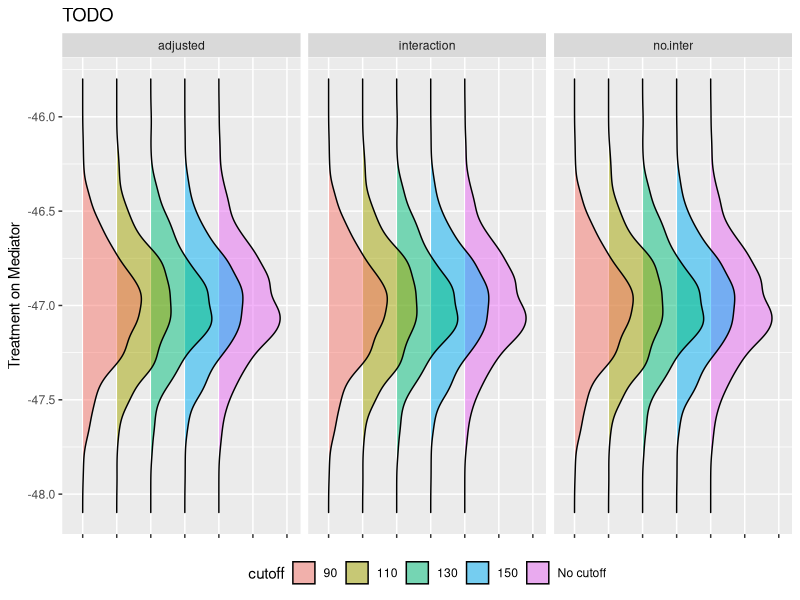
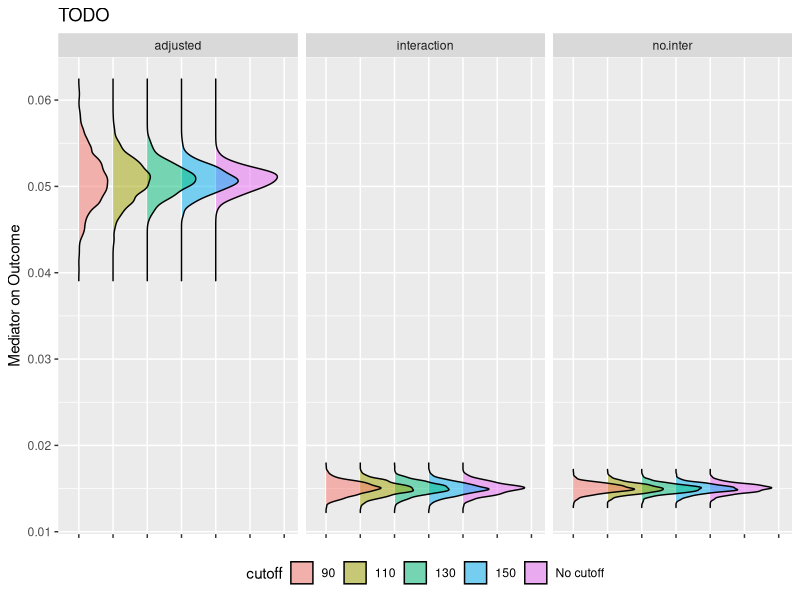
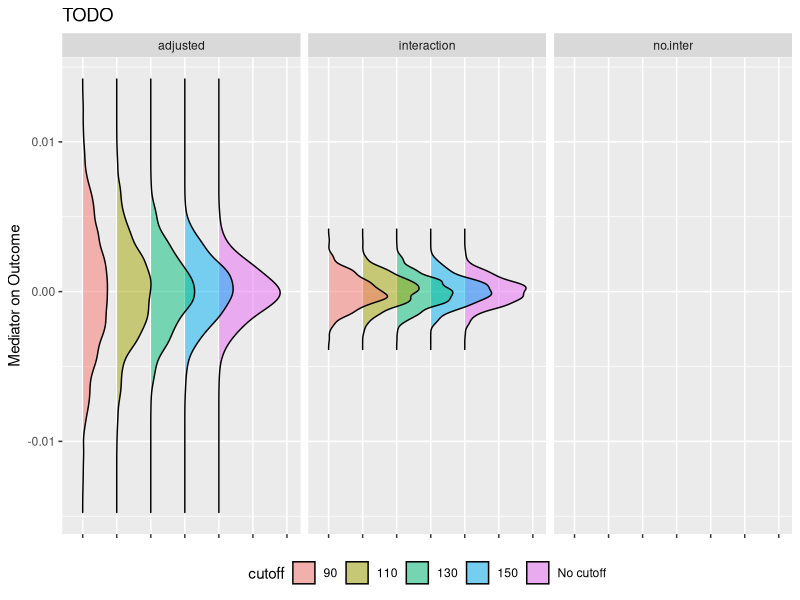
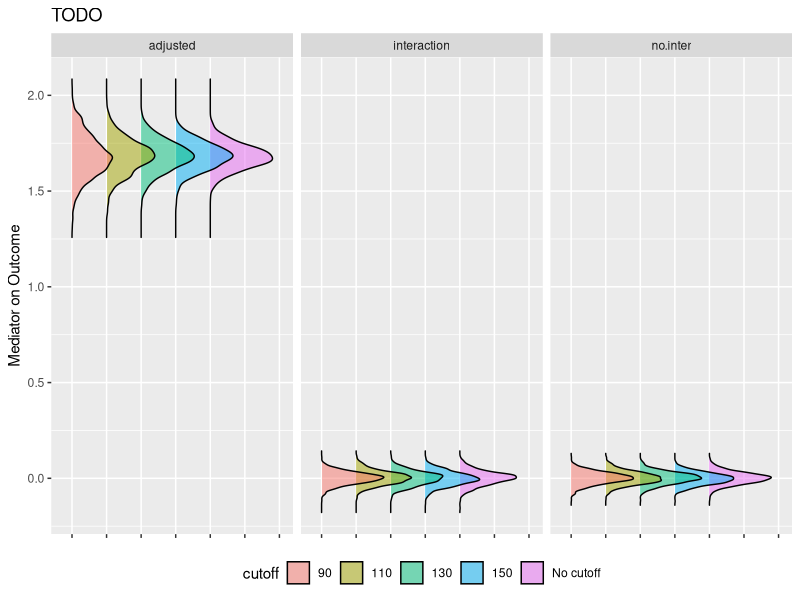
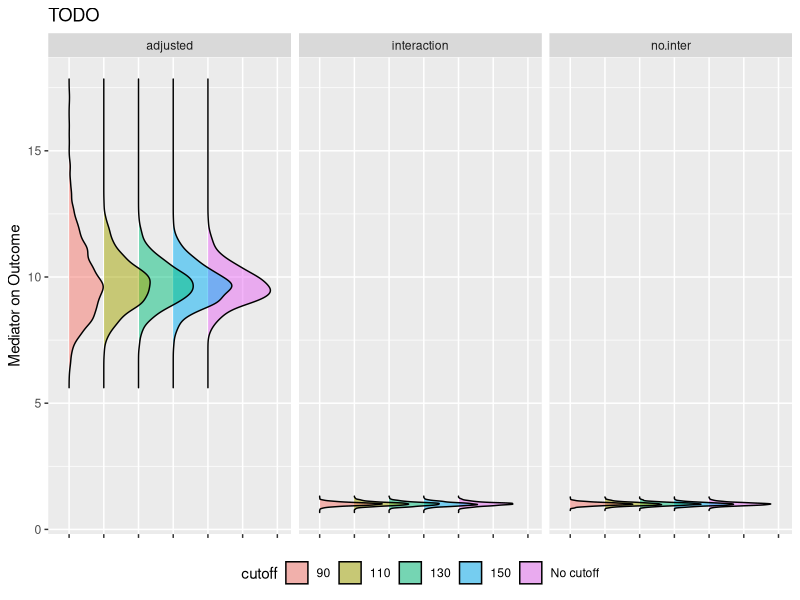
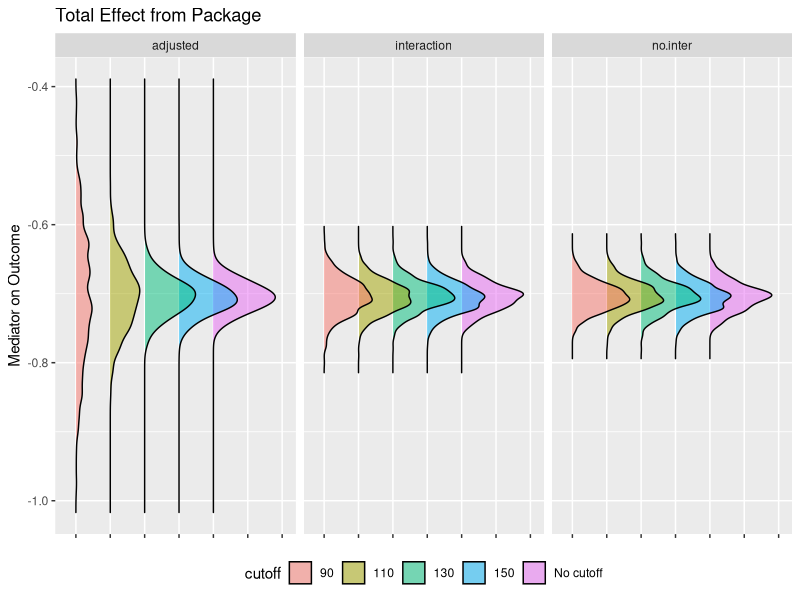
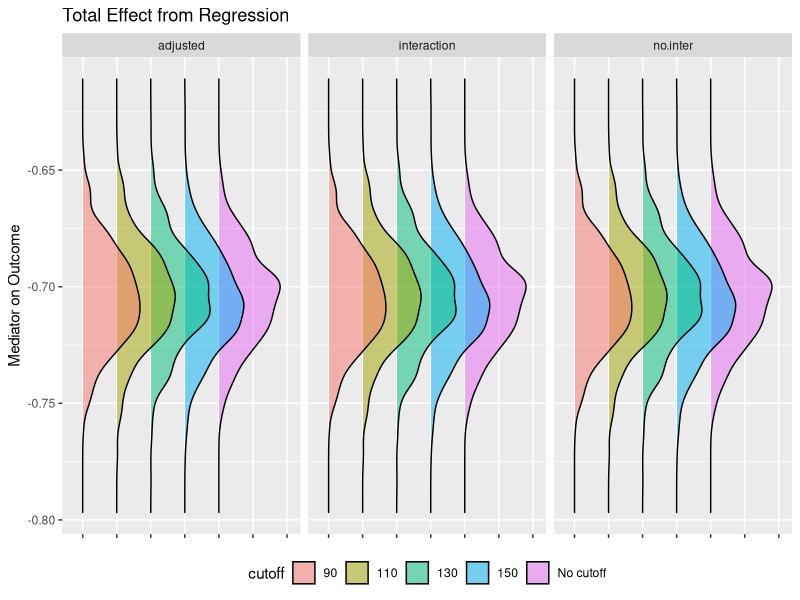

R code for these plots, in order:
## ---- chunk 1
library(ggplot2)
library(dplyr)
library(data.table)
library(survival)
library(DiagrammeR)
library(ggridges)
library(tidyr)
## ---- chunk 2
rd.11<-fread("v2-1.csv")
#rd.10<-fread("rd10.csv")
#e1 biased
#e2 gound truth
#e3 adjusted
# rd.10$cutoff<-as.factor(rd.10$cutoff)
# levels(rd.10$cutoff)[5]<-"No cutoff"
# rd.10$cutoff.n<-as.numeric(rd.10$cutoff)

rd.11$cutoff<-as.factor(rd.11$cutoff)
levels(rd.11$cutoff)[5]<-"No cutoff"
rd.11$cutoff.n<-as.numeric(rd.11$cutoff)
## ---- chunk 3
data<-rd.11%>%
  transmute(cutoff,interaction = e1.beta1,no.inter = e2.beta1, adjusted = e3.beta1)%>%
  gather("method","beta1",-cutoff)

data$cutoff<-as.factor(data$cutoff)
levels(data$cutoff)[5]<-"No cutoff"
data$cutoff.n<-as.numeric(data$cutoff)

ggplot(data = data, aes(x = beta1, y = cutoff.n, fill = cutoff)) +
   geom_density_ridges(alpha = 0.5)+
  facet_wrap(~method)+
  scale_y_discrete(limit = c(1:10),labels = data$cutoff)+
  coord_flip()+
  theme(legend.position = "bottom",axis.text.x = element_blank(),
        axis.title.x=element_blank())+
  xlab("Treatment on Mediator")+
  ggtitle("TODO")
## ---- chunk 4
#theta2
data<-rd.11%>%
  transmute(cutoff,interaction = e1.theta2,no.inter = e2.theta2, adjusted = e3.theta2)%>%
  gather("method","theta2",-cutoff)

data$cutoff<-as.factor(data$cutoff)
levels(data$cutoff)[5]<-"No cutoff"
data$cutoff.n<-as.numeric(data$cutoff)

ggplot(data = data, aes(x = theta2, y = cutoff.n, fill = cutoff)) +
   geom_density_ridges(alpha = 0.5)+
  facet_wrap(~method)+
  scale_y_discrete(limit = c(1:10),labels = data$cutoff)+
  coord_flip()+
  theme(legend.position = "bottom",axis.text.x = element_blank(),
        axis.title.x=element_blank())+
  xlab("Mediator on Outcome")+
  ggtitle("TODO")
## ---- chunk 5
### theta3
data<-rd.11%>%
  transmute(cutoff,interaction = e1.theta3,no.inter = e2.theta3, adjusted = e3.theta3)%>%
  gather("method","theta3",-cutoff)

data$cutoff<-as.factor(data$cutoff)
levels(data$cutoff)[5]<-"No cutoff"
data$cutoff.n<-as.numeric(data$cutoff)

ggplot(data = data, aes(x = theta3, y = cutoff.n, fill = cutoff)) +
   geom_density_ridges(alpha = 0.5)+
  facet_wrap(~method)+
  scale_y_discrete(limit = c(1:10),labels = data$cutoff)+
  coord_flip()+
  theme(legend.position = "bottom",axis.text.x = element_blank(),
        axis.title.x=element_blank())+
  xlab("Mediator on Outcome")+
  ggtitle("TODO")
## ---- chunk 6

data<-rd.11%>%
  transmute(cutoff,interaction = e1.theta1,no.inter = e2.theta1, adjusted = e3.theta1)%>%
  gather("method","theta1",-cutoff)

data$cutoff<-as.factor(data$cutoff)
levels(data$cutoff)[5]<-"No cutoff"
data$cutoff.n<-as.numeric(data$cutoff)

ggplot(data = data, aes(x = theta1, y = cutoff.n, fill = cutoff)) +
   geom_density_ridges(alpha = 0.5)+
  facet_wrap(~method)+
  scale_y_discrete(limit = c(1:10),labels = data$cutoff)+
  coord_flip()+
  theme(legend.position = "bottom",axis.text.x = element_blank(),
        axis.title.x=element_blank())+
  xlab("Mediator on Outcome")+
  ggtitle("TODO")
## ---- chunk 7
data<-rd.11%>%
  transmute(cutoff,interaction = e1.pm,no.inter = e2.pm, adjusted = e3.pm)%>%
  gather("method","Prop.Mediated",-cutoff)

data$cutoff<-as.factor(data$cutoff)
levels(data$cutoff)[5]<-"No cutoff"
data$cutoff.n<-as.numeric(data$cutoff)

ggplot(data = data, aes(x = Prop.Mediated, y = cutoff.n, fill = cutoff)) +
   geom_density_ridges(alpha = 0.5)+
  facet_wrap(~method)+
  scale_y_discrete(limit = c(1:10),labels = data$cutoff)+
  coord_flip()+
  theme(legend.position = "bottom",axis.text.x = element_blank(),
        axis.title.x=element_blank())+
  xlab("Mediator on Outcome")+
  ggtitle("TODO")
## ---- chunk 8
data<-rd.11%>%
  transmute(cutoff,interaction = e1.te,no.inter = e2.te, adjusted = e3.te)%>%
  gather("method","Prop.Mediated",-cutoff)

data$cutoff<-as.factor(data$cutoff)
levels(data$cutoff)[5]<-"No cutoff"
data$cutoff.n<-as.numeric(data$cutoff)

ggplot(data = data, aes(x = Prop.Mediated, y = cutoff.n, fill = cutoff)) +
   geom_density_ridges(alpha = 0.5)+
  facet_wrap(~method)+
  scale_y_discrete(limit = c(1:10),labels = data$cutoff)+
  coord_flip()+
  theme(legend.position = "bottom",axis.text.x = element_blank(),
        axis.title.x=element_blank())+
  xlab("Mediator on Outcome")+
  ggtitle("Total Effect from Package")
## ---- chunk 9
data<-rd.11%>%
  transmute(cutoff,interaction = e1.te2,no.inter = e2.te2, adjusted = e3.te2)%>%
  gather("method","Prop.Mediated",-cutoff)

data$cutoff<-as.factor(data$cutoff)
levels(data$cutoff)[5]<-"No cutoff"
data$cutoff.n<-as.numeric(data$cutoff)

ggplot(data = data, aes(x = Prop.Mediated, y = cutoff.n, fill = cutoff)) +
   geom_density_ridges(alpha = 0.5)+
  facet_wrap(~method)+
  scale_y_discrete(limit = c(1:10),labels = data$cutoff)+
  coord_flip()+
  theme(legend.position = "bottom",axis.text.x = element_blank(),
        axis.title.x=element_blank())+
  xlab("Mediator on Outcome")+
  ggtitle("Total Effect from Regression")
